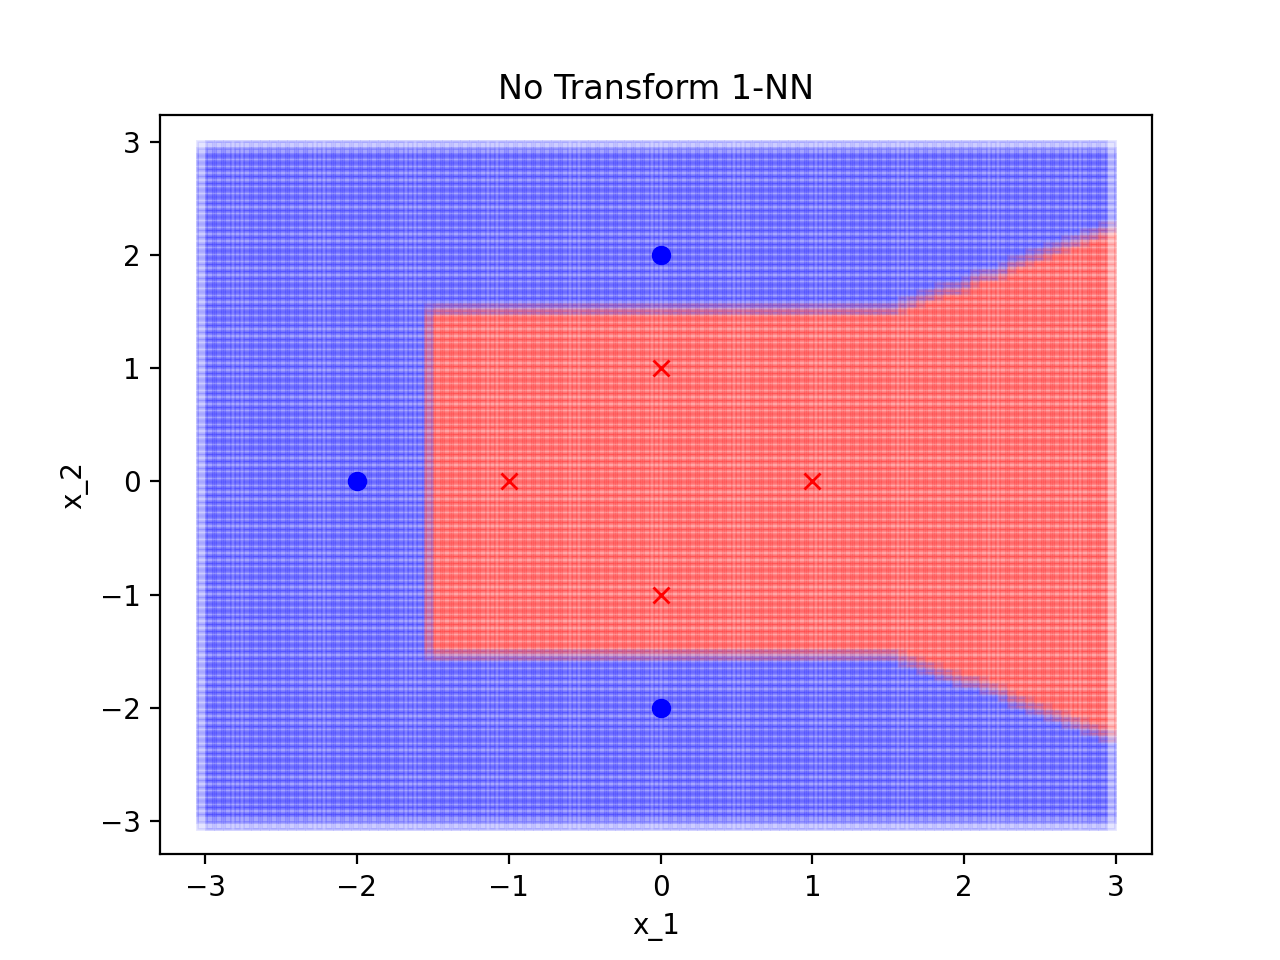

Source code (Python):
import matplotlib.pyplot as plt
from matplotlib import colors
import numpy as np
import math

def distance(x1,x2):
	return ((x1[0]-x2[0])**2+(x1[1]-x2[1])**2)**0.5

def returnFurthest(closest,k,X,x):
	closer = list()
	for i in range(len(closest)):
		if (distance(X[k],x) < distance(X[closest[i]],x)):
			closer.append(i)
	if (len(closer) == 0):
		return -1
	furthest = closer[0]
	dist = distance(X[closest[furthest]],x)
	for i in range(1,len(closer)):
		if (dist < distance(X[closest[closer[i]]],x)):
			furthest = closer[i]
			dist = distance(X[closest[closer[i]]],x)
	# print(furthest)
	return furthest


X = [[1,0],[0,1],[0,-1],[-1,0],[0,2],[0,-2],[-2,0]]
y = [-1,-1,-1,-1,1,1,1]

for i in range(100):
	print(i)
	for j in range(100):
		x = [-3+6*i/100,-3+6*j/100]
		closest = [0]
		for k in range(1,7):
			furthest = returnFurthest(closest,k,X,x)
			if (furthest != -1):
				closest[furthest] = k
		if (y[closest[0]] < 0):
			plt.plot(x[0],x[1],'sr', alpha = 0.1)
		else:
			plt.plot(x[0],x[1],'sb', alpha = 0.1)

for i in range(len(X)):
	if (y[i] == -1):
		plt.plot(X[i][0],X[i][1],'xr')
	else:
		plt.plot(X[i][0],X[i][1],'ob')

plt.title('No Transform 1-NN')
plt.xlabel('x_1')
plt.ylabel('x_2')

plt.show()
